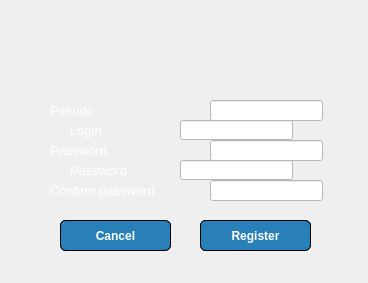
<?xml version="1.0" encoding="UTF-8"?>
<ui version="4.0">
 <class>Login</class>
 <widget class="QDialog" name="Login">
  <property name="geometry">
   <rect>
    <x>0</x>
    <y>0</y>
    <width>368</width>
    <height>283</height>
   </rect>
  </property>
  <property name="windowTitle">
   <string>Login</string>
  </property>
  <widget class="QLineEdit" name="_pwd">
   <property name="geometry">
    <rect>
     <x>180</x>
     <y>160</y>
     <width>113</width>
     <height>20</height>
    </rect>
   </property>
   <property name="styleSheet">
    <string notr="true">background-color:rgb(255, 255, 255);</string>
   </property>
  </widget>
  <widget class="QLineEdit" name="_login">
   <property name="geometry">
    <rect>
     <x>180</x>
     <y>120</y>
     <width>113</width>
     <height>20</height>
    </rect>
   </property>
   <property name="styleSheet">
    <string notr="true">background-color:rgb(255, 255, 255);</string>
   </property>
  </widget>
  <widget class="QLabel" name="label">
   <property name="geometry">
    <rect>
     <x>70</x>
     <y>160</y>
     <width>101</width>
     <height>20</height>
    </rect>
   </property>
   <property name="styleSheet">
    <string notr="true">font-size: 13px;
color :rgb(255, 255, 255)</string>
   </property>
   <property name="text">
    <string>Password </string>
   </property>
  </widget>
  <widget class="QLabel" name="label_2">
   <property name="geometry">
    <rect>
     <x>70</x>
     <y>120</y>
     <width>101</width>
     <height>21</height>
    </rect>
   </property>
   <property name="styleSheet">
    <string notr="true">font-size: 13px;
color :rgb(255, 255, 255)</string>
   </property>
   <property name="text">
    <string>Login </string>
   </property>
  </widget>
  <widget class="QWidget" name="logo" native="true">
   <property name="geometry">
    <rect>
     <x>69</x>
     <y>10</y>
     <width>221</width>
     <height>80</height>
    </rect>
   </property>
  </widget>
  <widget class="QPushButton" name="login">
   <property name="geometry">
    <rect>
     <x>60</x>
     <y>220</y>
     <width>111</width>
     <height>31</height>
    </rect>
   </property>
   <property name="font">
    <font>
     <weight>75</weight>
     <bold>true</bold>
    </font>
   </property>
   <property name="styleSheet">
    <string notr="true">QPushButton {
        border: 1px solid;
		border-color:rgb(0,0,0);
		color:rgb(255,255,255);
        border-radius: 6px;
    	background-color: #2980b9;
    }
    QPushButton:hover {
        border: 1px solid #333333;
        background-color:#2c3e50;
		color:rgb(255,255,255);
    }
    QPushButton:pressed {
        border: 1px solid #333333;
        background-color: #ffffff;
		color:rgb(0,0,0)
    }</string>
   </property>
   <property name="text">
    <string>Login</string>
   </property>
  </widget>
  <widget class="QPushButton" name="goRegister">
   <property name="geometry">
    <rect>
     <x>200</x>
     <y>220</y>
     <width>111</width>
     <height>31</height>
    </rect>
   </property>
   <property name="font">
    <font>
     <weight>75</weight>
     <bold>true</bold>
    </font>
   </property>
   <property name="styleSheet">
    <string notr="true">QPushButton {
        border: 1px solid;
		border-color:rgb(0,0,0);
		color:rgb(255,255,255);
        border-radius: 6px;
    	background-color: #2980b9;
    }
    QPushButton:hover {
        border: 1px solid #333333;
        background-color:#2c3e50;
		color:rgb(255,255,255);
    }
    QPushButton:pressed {
        border: 1px solid #333333;
        background-color: #ffffff;
		color:rgb(0,0,0)
    }</string>
   </property>
   <property name="text">
    <string>Sign up</string>
   </property>
  </widget>
  <widget class="QLabel" name="labelReg_1">
   <property name="enabled">
    <bool>true</bool>
   </property>
   <property name="geometry">
    <rect>
     <x>50</x>
     <y>100</y>
     <width>121</width>
     <height>20</height>
    </rect>
   </property>
   <property name="styleSheet">
    <string notr="true">color:rgb(255, 255, 255);font-size:13px;</string>
   </property>
   <property name="text">
    <string>Pseudo</string>
   </property>
  </widget>
  <widget class="QLineEdit" name="_confPwd">
   <property name="enabled">
    <bool>true</bool>
   </property>
   <property name="geometry">
    <rect>
     <x>210</x>
     <y>180</y>
     <width>113</width>
     <height>21</height>
    </rect>
   </property>
   <property name="styleSheet">
    <string notr="true">background-color:rgb(255, 255, 255);</string>
   </property>
  </widget>
  <widget class="QPushButton" name="applyRegister">
   <property name="enabled">
    <bool>true</bool>
   </property>
   <property name="geometry">
    <rect>
     <x>200</x>
     <y>220</y>
     <width>111</width>
     <height>31</height>
    </rect>
   </property>
   <property name="font">
    <font>
     <weight>75</weight>
     <bold>true</bold>
    </font>
   </property>
   <property name="styleSheet">
    <string notr="true">QPushButton {
        border: 1px solid;
		border-color:rgb(0,0,0);
		color:rgb(255,255,255);
        border-radius: 6px;
    	background-color: #2980b9;
    }
    QPushButton:hover {
        border: 1px solid #333333;
        background-color:#2c3e50;
		color:rgb(255,255,255);
    }
    QPushButton:pressed {
        border: 1px solid #333333;
        background-color: #ffffff;
		color:rgb(0,0,0)
    }</string>
   </property>
   <property name="text">
    <string>Register</string>
   </property>
  </widget>
  <widget class="QPushButton" name="cancelRegister">
   <property name="enabled">
    <bool>true</bool>
   </property>
   <property name="geometry">
    <rect>
     <x>60</x>
     <y>220</y>
     <width>111</width>
     <height>31</height>
    </rect>
   </property>
   <property name="font">
    <font>
     <weight>75</weight>
     <bold>true</bold>
    </font>
   </property>
   <property name="styleSheet">
    <string notr="true">QPushButton {
        border: 1px solid;
		border-color:rgb(0,0,0);
		color:rgb(255,255,255);
        border-radius: 6px;
    	background-color: #2980b9;
    }
    QPushButton:hover {
        border: 1px solid #333333;
        background-color:#2c3e50;
		color:rgb(255,255,255);
    }
    QPushButton:pressed {
        border: 1px solid #333333;
        background-color: #ffffff;
		color:rgb(0,0,0)
    }</string>
   </property>
   <property name="text">
    <string>Cancel</string>
   </property>
  </widget>
  <widget class="QLineEdit" name="_pseudoReg">
   <property name="enabled">
    <bool>true</bool>
   </property>
   <property name="geometry">
    <rect>
     <x>210</x>
     <y>100</y>
     <width>113</width>
     <height>21</height>
    </rect>
   </property>
   <property name="styleSheet">
    <string notr="true">background-color:rgb(255, 255, 255);</string>
   </property>
  </widget>
  <widget class="QLineEdit" name="_pwdReg">
   <property name="enabled">
    <bool>true</bool>
   </property>
   <property name="geometry">
    <rect>
     <x>210</x>
     <y>140</y>
     <width>113</width>
     <height>21</height>
    </rect>
   </property>
   <property name="styleSheet">
    <string notr="true">background-color:rgb(255, 255, 255);</string>
   </property>
  </widget>
  <widget class="QLabel" name="labelReg_3">
   <property name="enabled">
    <bool>false</bool>
   </property>
   <property name="geometry">
    <rect>
     <x>50</x>
     <y>180</y>
     <width>161</width>
     <height>20</height>
    </rect>
   </property>
   <property name="styleSheet">
    <string notr="true">color:rgb(255, 255, 255);font-size:13px;</string>
   </property>
   <property name="text">
    <string>Confirm password</string>
   </property>
  </widget>
  <widget class="QLabel" name="labelReg_2">
   <property name="enabled">
    <bool>false</bool>
   </property>
   <property name="geometry">
    <rect>
     <x>50</x>
     <y>140</y>
     <width>131</width>
     <height>20</height>
    </rect>
   </property>
   <property name="styleSheet">
    <string notr="true">color:rgb(255, 255, 255);font-size:13px;</string>
   </property>
   <property name="text">
    <string>Password</string>
   </property>
  </widget>
 </widget>
 <resources/>
 <connections/>
</ui>
